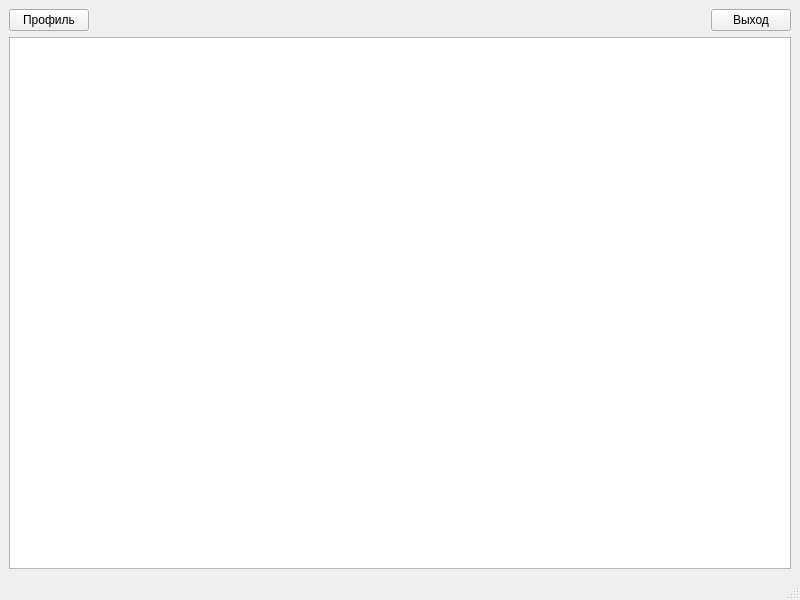
<?xml version="1.0" encoding="UTF-8"?>
<ui version="4.0">
 <class>MainUserWindow</class>
 <widget class="QMainWindow" name="MainUserWindow">
  <property name="geometry">
   <rect>
    <x>0</x>
    <y>0</y>
    <width>800</width>
    <height>600</height>
   </rect>
  </property>
  <property name="windowTitle">
   <string>MainWindow</string>
  </property>
  <widget class="QWidget" name="centralwidget">
   <layout class="QGridLayout" name="gridLayout">
    <item row="0" column="0">
     <layout class="QHBoxLayout" name="horizontalLayout_3">
      <item>
       <layout class="QHBoxLayout" name="horizontalLayout_2">
        <item>
         <layout class="QHBoxLayout" name="horizontalLayout"/>
        </item>
        <item>
         <widget class="QPushButton" name="ProfilepushButton">
          <property name="text">
           <string>Профиль</string>
          </property>
         </widget>
        </item>
       </layout>
      </item>
      <item>
       <spacer name="horizontalSpacer">
        <property name="orientation">
         <enum>Qt::Horizontal</enum>
        </property>
        <property name="sizeHint" stdset="0">
         <size>
          <width>318</width>
          <height>20</height>
         </size>
        </property>
       </spacer>
      </item>
      <item>
       <widget class="QPushButton" name="ExitpushButton">
        <property name="text">
         <string>Выход</string>
        </property>
       </widget>
      </item>
     </layout>
    </item>
    <item row="1" column="0">
     <widget class="QTableView" name="ClienttableView"/>
    </item>
   </layout>
  </widget>
  <widget class="QMenuBar" name="menubar">
   <property name="geometry">
    <rect>
     <x>0</x>
     <y>0</y>
     <width>800</width>
     <height>24</height>
    </rect>
   </property>
  </widget>
  <widget class="QStatusBar" name="statusbar"/>
 </widget>
 <resources/>
 <connections/>
</ui>
